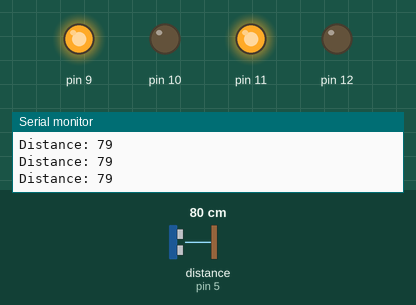
Simulated run of this sketch. Board: Arduino Uno, built with avr-gcc and run on an emulated ATmega328P. Shown: output pins drawn as LEDs (lit = HIGH), the last lines printed to the serial monitor. Wiring (inferred from the names in the program): ultrasonic range finder: trigger pin 4; echo pin 5. Inputs (shaded band) come from the test bench; at power-on: distance to the obstacle (sensor on pin 5) 80 cm. The echo pulse lasts 58.3 µs per cm; pins used as bus, display or sensor lines are not drawn.

Above: at 1.2 s.
1.3 s: distance to the obstacle (sensor on pin 5) set to 43 cm
2.8 s: distance to the obstacle (sensor on pin 5) set to 34 cm
At 3.15 s:
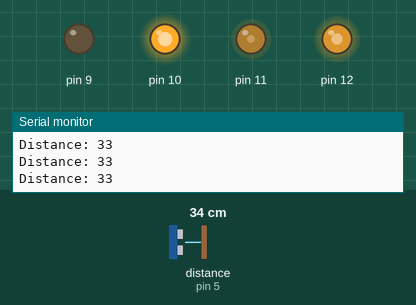
5.8 s: distance to the obstacle (sensor on pin 5) set to 120 cm
At 7.0 s:
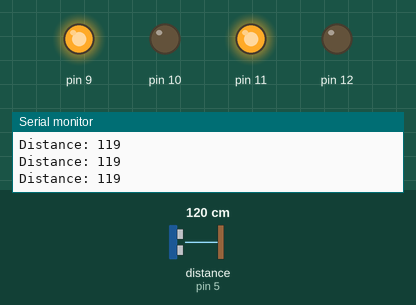
7.3 s: distance to the obstacle (sensor on pin 5) set to 2 cm
At 8.5 s:
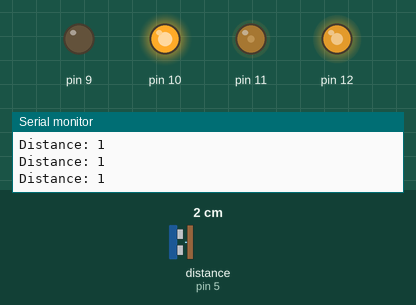
8.8 s: distance to the obstacle (sensor on pin 5) set to 9 cm
11.8 s: distance to the obstacle (sensor on pin 5) set to 12 cm
Timing chart, 0 to 15.8 s (numbered marks = the images above; inputs shaded):
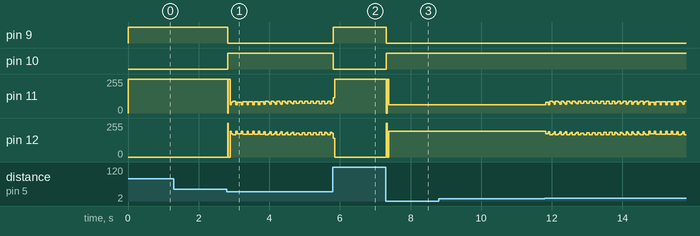

The sketch:

automatic-robot.ino
```cpp
float duration;
int distance;

void setup() {
  pinMode(4, OUTPUT);// trigpin
  pinMode(5, INPUT);//Echopin
  pinMode(9, OUTPUT);
  pinMode(10, OUTPUT);
  pinMode(11, OUTPUT);
  pinMode(12, OUTPUT);
  Serial.begin(9600);
}

void loop() {
  digitalWrite(4, LOW);
  delayMicroseconds(2);
  digitalWrite(4, HIGH);
  delayMicroseconds(10);
  digitalWrite(4, LOW);

  duration = pulseIn(5, HIGH);
  distance = (duration*.0343)/2;
  Serial.print("Distance: ");
  Serial.println(distance);
  if(distance>40)
  {
    digitalWrite(9,HIGH);
    digitalWrite(10,LOW);
    digitalWrite(11,HIGH);
    digitalWrite(12,LOW);
  }
   if(distance<38)
    {
    digitalWrite(9,LOW);
    digitalWrite(10,HIGH);
    digitalWrite(11,LOW);
    digitalWrite(12,HIGH);
    delay(10);
    digitalWrite(9,LOW);
    digitalWrite(10,HIGH);
    digitalWrite(11,HIGH);
    digitalWrite(12,LOW);
    }

}
```

Measured:
- the behaviour switches between 39 and 38 cm on distance to the obstacle (sensor on pin 5) (found by bisection; images 0 and 1)
- after the input at 2.8 s, pin 9: HIGH → LOW at once; pin 10: LOW → HIGH at once
- after the input at 5.8 s, pin 9: LOW → HIGH at once; pin 10: HIGH → LOW at once
- after the input at 7.3 s, pin 9: HIGH → LOW at once; pin 10: LOW → HIGH at once; pin 11: 255/255 → 63/255 at once; pin 12: 0/255 → 192/255 at once
